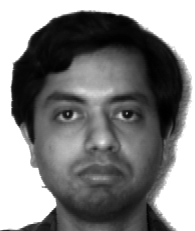
#> input picture assignment2/datasets/Yale_face_database/10_0.png, 195 x 231 px; its folder holds 4 pictures in this run
$ jupyter execute --allow-errors 20171062.ipynb   (shell and % lines are left out)
#> lines starting #> are read from the running program, lines starting #| are printed output that depends on the picture
# Assignment 2
The objective of this assignment is to get you familiarizewith  the  problems  of  `classification`  and  `verification`with a popular problem space of `face`

This jupyter notebook is meant to be used in conjunction with the full questions in the assignment pdf.

## Instructions
- Write your code and analyses in the indicated cells.
- Ensure that this notebook runs without errors when the cells are run in sequence.
- Do not attempt to change the contents of the other cells.

## Allowed Libraries
- All libraries are allowed

## Datasets
- 3 datasets are provided. Load the data from the drive [link](!https://drive.google.com/file/d/1ujsKv9W5eidb4TXt1pnsqwDKVDFtzZTh/view?usp=sharing).
- Unzip the downloaded file and store the files in a folder called `datasets`. Keep the `datasets` folder in the same directory as of the jupyter notebook

## Submission
- Ensure that this notebook runs without errors when the cells are run in sequence.
- Rename the notebook to `<roll_number>.ipynb` and submit ONLY the notebook file on moodle.
- Upload  the  notebook,  report  and  classification  results as a zip file to moodle. Name the zip file as `<rollnumber>_assignment2.zip`

[cell 1]
# Basic Imports
import os
import sys
import warnings
import numpy as  np
import pandas as pd
from scipy import linalg

# Loading and plotting data
from PIL import Image
import matplotlib.pyplot as plt
from mpl_toolkits.mplot3d import Axes3D
import seaborn as sns

# Features
from sklearn.decomposition import PCA
from sklearn.decomposition import KernelPCA
from sklearn.discriminant_analysis import _class_means,_class_cov
from sklearn.discriminant_analysis import LinearDiscriminantAnalysis as LDA
from sklearn.manifold import TSNE,Isomap
import warnings
warnings.filterwarnings('ignore')
# Define your classifier here. You can use libraries like sklearn to create your classifier
from sklearn.neural_network import MLPClassifier
from sklearn.linear_model import LogisticRegression
from sklearn.metrics import confusion_matrix,precision_score, recall_score, f1_score
from sklearn.model_selection import train_test_split
from sklearn.neighbors import KNeighborsClassifier
from sklearn import preprocessing
from sklearn.model_selection import KFold

plt.ion()

# Parameters
- Image size: Bigger images create better representation but would require more computation. Choose the correct image size based on your Laptop configuration.
- is_grayscale: Should you take grayscale images? Or rgb images? Choose whichever gives better representation for classification.

[cell 2]
opt = {
    'image_size': 64,
    'is_grayscale': False,
    'val_split': 0.75
}

### Load Dataset

[cell 3]
cfw_dict = {'Amitabhbachan': 0,
    'AamirKhan': 1,
    'DwayneJohnson': 2,
    'AishwaryaRai': 3,
    'BarackObama': 4,
    'NarendraModi': 5,
    'ManmohanSingh': 6,
    'VladimirPutin': 7}

imfdb_dict = {'MadhuriDixit': 0,
     'Kajol': 1,
     'SharukhKhan': 2,
     'ShilpaShetty': 3,
     'AmitabhBachan': 4,
     'KatrinaKaif': 5,
     'AkshayKumar': 6,
     'Amir': 7}

# Load Image using PIL for dataset
def load_image(path):
    im = Image.open(path).convert('L' if opt['is_grayscale'] else 'RGB')
    im = im.resize((opt['image_size'],opt['image_size']))
    im = np.array(im)
    im = im/256
    return im

# Load the full data from directory
def load_data(dir_path):
    image_list = []
    y_list = []

    if "CFW" in dir_path:
        label_dict = cfw_dict

    elif "yale" in dir_path.lower():
        label_dict = {}
        for i in range(15):
            label_dict[str(i+1)] = i
    elif "IMFDB" in dir_path:
        label_dict = imfdb_dict
    else:
        raise KeyError("Dataset not found.")


    for filename in sorted(os.listdir(dir_path)):
        if filename.endswith(".png"):
            im = load_image(os.path.join(dir_path,filename))
            y = filename.split('_')[0]
            y = label_dict[y]
            image_list.append(im)
            y_list.append(y)
        else:
            continue

    image_list = np.array(image_list)
    y_list = np.array(y_list)

    print("Dataset shape:",image_list.shape)

    return image_list,y_list

# Display N Images in a nice format
def disply_images(imgs,classes,row=1,col=2,w=64,h=64):
    fig=plt.figure(figsize=(8, 8))
    for i in range(1, col*row +1):
        img = imgs[i-1]
        fig.add_subplot(row, col, i)

        if opt['is_grayscale']:
            plt.imshow(img , cmap='gray')
        else:
            plt.imshow(img)

        plt.title("Class:{}".format(classes[i-1]))
        plt.axis('off')
    plt.show()

[cell 4]
# Loading the dataset
dirpath = './datasets/Yale_face_database/'
X,y = load_data(dirpath)
#> in load_image, im is the input picture: PIL image 195x231 RGB; min 0, max 255, mean 128.4
#> in load_image, `im = im.resize((opt['image_size'],opt['image_size']))`:
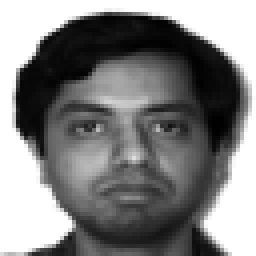
#> im: PIL image 64x64 RGB (shown 4 times larger); min 0, max 255, mean 128.3
#> pass 2 of the loop in load_data, `for filename in sorted(os.listdir(dir_path)):`:
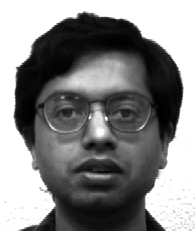
#> input picture assignment2/datasets/Yale_face_database/10_1.png, 195 x 231 px
#> in load_image, im is the input picture: PIL image 195x231 RGB; min 0, max 255, mean 133.6
#> in load_image (call 2), `im = im.resize((opt['image_size'],opt['image_size']))`:
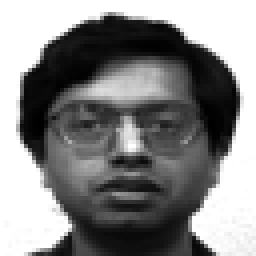
#> im: PIL image 64x64 RGB (shown 4 times larger); min 0, max 255, mean 133.5
#> pass 3 of the loop in load_data, `for filename in sorted(os.listdir(dir_path)):`:
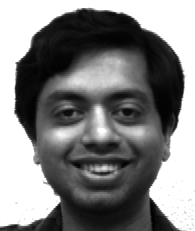
#> input picture assignment2/datasets/Yale_face_database/10_2.png, 195 x 231 px
#> in load_image, im is the input picture: PIL image 195x231 RGB; min 0, max 255, mean 129.1
#> in load_image (call 3), `im = im.resize((opt['image_size'],opt['image_size']))`:
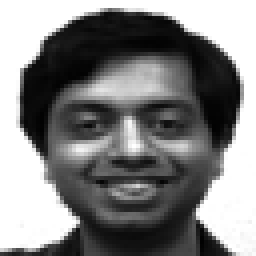
#> im: PIL image 64x64 RGB (shown 4 times larger); min 1, max 255, mean 128.9
#> the loop made 4 passes; the first 3 are shown
#| Dataset shape: (4, 64, 64, 3)
N,H,W = X.shape[0:3]
#> N = 4; H = 64; W = 64
C = 1 if opt['is_grayscale'] else X.shape[3]
#> C = 3

[cell 5]
# Show sample images
ind = np.random.randint(0,y.shape[0],6)
#> ind = [0, 3, 1, 0, 3, 3]
disply_images(X[ind,...],y[ind], row=2,col=3)
#> the loop in disply_images, `for i in range(1, col*row +1):` made 6 passes
#> pass 2, in disply_images, `img = imgs[i-1]`:
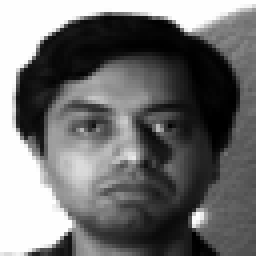
#> img: shape (64, 64, 3) float64 (shown 4 times larger); min 0, max 0.996, mean 0.439

[cell 6]
# Loading the dataset
dirpath1 = './datasets/IMFDB/'
#> (the rest of this cell did not finish here and is left out)

N1,H1,W1 = X1.shape[0:3]
C1 = 1 if opt['is_grayscale'] else X1.shape[3]
# Show sample images
ind = np.random.randint(0,y1.shape[0],6)
disply_images(X1[ind,...],y1[ind], row=2,col=3)

[cell 7]
# Loading the dataset
dirpath2 = './datasets/IIIT-CFW/'
#> (the rest of this cell did not finish here and is left out)

N2,H2,W2 = X2.shape[0:3]
C2 = 1 if opt['is_grayscale'] else X2.shape[3]
# Show sample images
ind = np.random.randint(0,y2.shape[0],6)
disply_images(X2[ind,...],y2[ind], row=2,col=3)

# Features
    You are provided 6 Features. These features are:
   - Eigen Faces / PCA
   - Kernel PCA
   - Fisher Face / LDA
   - Kernel Fisher Face
   - VGG Features
   - Resnet Features

**VGG and Resnet features are last layer features learned by training a model for image classification**

---

[cell 8]
# Flatten to apply PCA/LDA
X = X.reshape((N,H*W*C))

#> (a cell that did not finish here is left out)

###  1. Eigen Face:
Use principal component analysis to get the eigen faces.
Go through the [documentation](!http://scikit-learn.org/stable/modules/generated/sklearn.decomposition.PCA.html) on how to use it

[cell 10]
def get_pca(X,k):
    """
        Get PCA of K dimension using the top eigen vectors
    """
    pca = PCA(n_components=k)
    # Projected data into k dimensions
    X_k = pca.fit_transform(X)
    # Reconstructed data from k dimensions
    rec_X = pca.inverse_transform(X_k)
    return X_k,rec_X,pca

###  2. Kernel Face:
Use Kernel principal component analysis to get the eigen faces.

There are different kernels that can be used. Eg. Poly, rbf, sigmoid. Choose the whichever gives the best result or representation. See [link](!https://data-flair.training/blogs/svm-kernel-functions/) for better understanding of these kernels

Go through the [documentation](!https://scikit-learn.org/stable/modules/generated/sklearn.decomposition.KernelPCA.html#sklearn.decomposition.KernelPCA) on how to use it different kernels in Sklearn.

[cell 11]
# [11 lines left out: function get_kernel_pca, not called in this run]

### 3. Fisher Face
Another method similar to the eigenface technique is `fisherfaces` which uses linear discriminant analysis.
This method for facial recognition is less sensitive to variation in lighting and pose of the face than using eigenfaces. Fisherface uses labelled data to retain more of the class-specific information during the dimension reduction stage.

Go through the [documentation](!https://scikit-learn.org/stable/modules/generated/sklearn.discriminant_analysis.LinearDiscriminantAnalysis.html) on how to use it different kernels in Sklearn.

[cell 12]
# [9 lines left out: function get_lda, not called in this run]

### 4. Kernel Fisher Face
Use LDA using different kernels similiar to KernelPCA. Here the input is directly transformed instead of using the kernel trick.

[cell 13]
# [21 lines left out: function get_kernel_lda, not called in this run]

### 5. VGG Features
VGG Neural Networks a 19 layer CNN architecture introduced by Andrew Zisserman([Link](!https://arxiv.org/pdf/1409.1556.pdf) to paper). We are providing you with the last fully connected layer of this model.

The model was trained for face classification on each dataset and each feature the dimension of 4096.

[cell 14]
def get_vgg_features(dirpath):
    features = np.load(os.path.join(dirpath,"VGG19_features.npy"))
    return features

### 6. Resnet Features

[Residual neural networks](!https://arxiv.org/pdf/1512.03385.pdf) are CNN with large depth, to effectively train these netwrorks they utilize skip connections, or short-cuts to jump over some layers. This helps solving [vanishing gradient problem](!https://en.wikipedia.org/wiki/Vanishing_gradient_problem)

A 50 layer resnet model was trained for face classification on each dataset. Each feature the dimension of 2048

[cell 15]
def get_resnet_features(dirpath):
    features = np.load(os.path.join(dirpath,"resnet50_features.npy"))
    return features

# Questions

1(a). What are eigen faces?

___________________________

1(b).  How many eigen vec-tors/faces are required to “satisfactorily” reconstruct a  person  in  these  three  datasets? (Don’t  forget  to make your argument based on eigen value spectrum) Show appropriate graphs, qualitative examples andmake a convincing argument.

#> (a cell that did not finish here is left out)

X1_pca,_,_ = get_pca(X1,400)
X2_pca,_,_ = get_pca(X2,672)
print(X_pca.shape)
print(X1_pca.shape)
print(X2_pca.shape)

[cell 17]
# Create a scatter plot
# eg.
fig = plt.figure(figsize=(8,8))
ax = fig.add_subplot(111, projection='3d')
#> (the rest of this cell did not finish here and is left out)

[cell 18]
# Plot the eigen value spectrum
# CANCER
# [27 lines left out: function plot_eigen_spectrum, not called in this run]

#> (the rest of this cell did not finish here and is left out)

[cell 19]
#For 95% reconstruction, number of components :
# print("Yale:",n)
# print("IMFDB",n1)
# print("IIIT-CNM",n2)

[cell 20]
# # if not running above two cells
n = 65
n1 = 128
n2 = 360

1(c). Reconstruct  the  image  back for each case

[cell 21]
def reconstruct_images(X,k):
    """
        Reconstruct the images back by just using the selected principal components.


        You have to write the code in this code block.
        You can change the functions provided above (eg, get_pca, get_lda) for your use case.

        @params:
                Input parameters

        @return reconstructed_X => reconstructed image

    """
    X_k, reconstruct_X,_ = get_pca(X,k)
    print(reconstruct_X.shape)

    return X_k,reconstruct_X

[cell 22]
# Display results
print(n)
#> (the rest of this cell did not finish here and is left out)


X_reconstruced_3d = X_reconstructed.reshape((N,H,W,C))
# Display random images
ind = np.random.randint(0,y.shape[0],6)
disply_images(X_reconstruced_3d[ind,...],y[ind],row=2,col=3)

# Show the reconstruction error
print(np.sqrt(np.mean((X - X_reconstructed)**2)))

#> (a cell that did not finish here is left out)

#> (a cell that did not finish here is left out)

1(d). Which person/identity is difficult to represent com-pactly with fewer eigen vectors?  Why is that?  Explain with your empirical observations and intuitive answers

[cell 25]
# code goes here
# Doing for Yale :
print('Yale')
pca = PCA(n_components=n)
# Projected data into k dimensions
#> (the rest of this cell did not finish here and is left out)

2(a). Use any classifier(MLP, Logistic regression, SVM, Decision Trees) and find the classification accuracy.

2(b)Which method works well? Do a comparitivestudy.

You already know the paper [Face Recognition Us-ing  Kernel  Methods](!http://face-rec.org/algorithms/Kernel/nips01.pdf) .See  this  as  an  example for empirical analysis of different features/classification.

[cell 26]
class Classifier():
    def __init__(self,hls,mi):
        self.classifier = MLPClassifier(hidden_layer_sizes=hls, max_iter=mi,activation = 'relu',solver='adam',random_state=1)

    # Define your parameters eg, W,b, max_iterations etc.

    # [63 lines left out: functions classify, confusion_matrix, train, validate, not called in this run]

[cell 27]
# Create a train and validation split to train your classifier
#Splitting the dataset into  training and validation sets
X_train, X_test,y_train,y_test = train_test_split(X,y, test_size = 0.25, random_state = 21)
#> (the rest of this cell did not finish here and is left out)

#> (a cell that did not finish here is left out)

X_res = get_resnet_features('./datasets/Yale_face_database/')
X1_vgg = get_vgg_features('./datasets/IMFDB/')
X1_res = get_resnet_features('./datasets/IMFDB/')
X2_vgg = get_vgg_features('./datasets/IIIT-CFW/')
X2_res = get_resnet_features('./datasets/IIIT-CFW/')

X_train_vgg, X_test_vgg,y_train_vgg,y_test_vgg = train_test_split(X_vgg,y, test_size = 0.25, random_state = 21)
X1_train_vgg, X1_test_vgg,y1_train_vgg,y1_test_vgg = train_test_split(X1_vgg,y1, test_size = 0.25, random_state = 21)
X2_train_vgg, X2_test_vgg,y2_train_vgg,y2_test_vgg = train_test_split(X2_vgg,y2, test_size = 0.25, random_state = 21)

X_train_res, X_test_res,y_train_res,y_test_res = train_test_split(X_res,y, test_size = 0.25, random_state = 21)
X1_train_res, X1_test_res,y1_train_res,y1_test_res = train_test_split(X1_res,y1, test_size = 0.25, random_state = 21)
X2_train_res, X2_test_res,y2_train_res,y2_test_res = train_test_split(X2_res,y2, test_size = 0.25, random_state = 21)

#> (a cell that did not finish here is left out)
